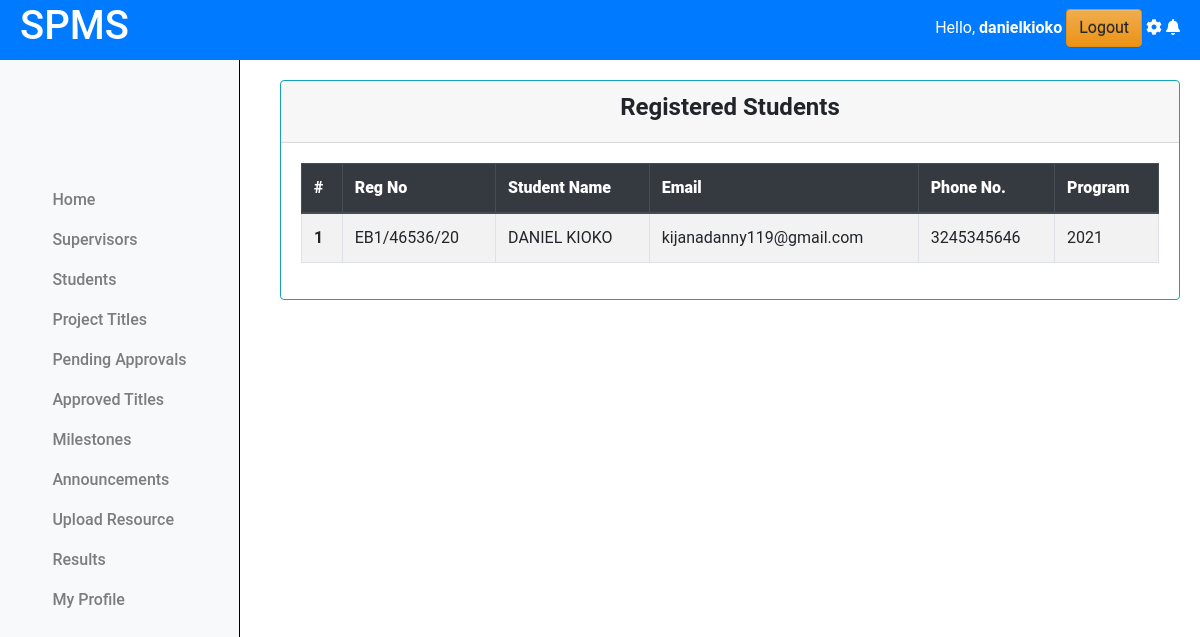
The page /registered_students/ (signed in) on the database its author committed.
### projectsApp/models.py (models this page shows, shortened)
class Coordinator(AbstractUser):
    pass

class Student(models.Model):
    regno = models.CharField(max_length=255, unique=True)
    email = models.EmailField(max_length=255, unique=True)
    name = models.CharField(max_length=255)
    phone_number = models.IntegerField(null=True, blank=True)
    intake_year = models.PositiveSmallIntegerField(default=2024)
    password = models.CharField(max_length=128, null=False, blank=False)
    user_id = models.AutoField(primary_key=True)
    last_login = models.DateTimeField(blank=True, null=True)
    USERNAME_FIELD = 'email'
    REQUIRED_FIELDS = ['regno', 'name', 'phone_number']
    class Meta:
        db_table = "students"

### projectsApp/AccessControl.py (the view)
    @login_required
    def wrapper(request, *args, **kwargs):
        if not isinstance(request.user, Coordinator):
            return redirect('cordinator_login')
        return function(request, *args, **kwargs)

### projectsApp/AccessControl.py (called while the page is built)
def coordinator_required(function):
    @login_required
    def wrapper(request, *args, **kwargs):
        if not isinstance(request.user, Coordinator):
            return redirect('cordinator_login')
        return function(request, *args, **kwargs)
    return wrapper

### projectsApp/views.py (called while the page is built)
@coordinator_required
def reg_students(request):
    students = Student.objects.all().order_by('regno')
    for i, student in enumerate(students):
        student.index = i + 1
    context = {'students':students}
    return render(request, 'cordinator/students.html', context)

### projectsApp/templates/cordinator/students.html
{% extends 'base.html' %}
{% load static %}
{% block content %}
{% include 'column1_cord.html' %}
<div class="content">
    <div class="container-fluid">
        <div class="row">
            <div class="card border-info">
                <div class="card-header text-center">
                    <h4><b>Registered Students</b></h4>
                </div>
                <div class="card-body">
                    <table class="table table-bordered table-hover  table-striped border-info">
                        <thead class="thead-dark">
                            <tr>
                                <th scope="col"><b>#</b></b></th>
                                <th scope="col"><b>Reg No</b></th>
                                <th scope="col"><b>Student Name</b></th>
                                <th scope="col"><b>Email</b></th>
                                <th scope="col"><b>Phone No.</b></th>
                                <th scope="col"><b>Program</b></th>
                            </tr>
                        </thead>
                        <tbody>
                            {% for student in students %}
                                <tr>
                                    <th scope="row">{{student.index}}</th>
                                    <td>{{student.regno}}</td>
                                    <td>{{student.name}}</td>
                                    <td>{{student.email}}</td>
                                    <td>{{student.phone_number}}</td>
                                    <td>{{student.intake_year}}</td>
                                </tr>
                            {% endfor %}
                        </tbody>
                    </table>
                </div>
            </div>
        </div>
    </div>
</div>
<link rel="stylesheet" href="{% static 'css/mystudents.css' %}">
{% endblock %}

### projectsApp/templates/base.html (shortened to what this page needs)
{% load static %}
<!doctype html>
<html class="no-js h-100" lang="en">
  <head>
    <link href="https://use.fontawesome.com/releases/v5.0.6/css/all.css" rel="stylesheet">
    <link href="https://stackpath.bootstrapcdn.com/bootstrap/4.5.2/css/bootstrap.min.css" rel="stylesheet">
    <link rel="stylesheet" href="https://cdn.jsdelivr.net/npm/bootstrap@3.3.7/dist/css/bootstrap-theme.min.css">
</head>
<body>
    <header>
        <div class="left">
            <h1>SPMS</h1>
        </div>
        <div class="right">
            <span class="username mb-3">
                Hello,
                <strong>
                    {% if request.user.is_authenticated %}
                        {% if request.user.is_staff %}  {{ request.user.username }}  {% else %}
                            {{ request.user.name }}  {% endif %}
                    {% else %}
                    Guest
                    {% endif %}
                </strong>
            </span>
            <a href="{% url 'logout' %}" class="btn btn-warning">Logout</a>
            <i class="fas fa-cog mb-3"></i>
            <i class="fas fa-bell mb-3"></i>
        </div>
    </header>
    {% block content %}
    {% endblock %}

### projectsApp/static/css/mystudents.css (style rules this page uses)
.content { margin-left: 250px; padding: 20px; margin-top: 60px; }
.card { width: 100%; margin-left: 10px; }

### projectsApp/templates/base.html (style rules this page uses)
body { font-family: 'Roboto', sans-serif; margin: 0; padding: 0; }
header { background-color: #007BFF; color: white; display: flex; justify-content: space-between; align-items: center; text-align: center; padding: 10px 20px; z-index: 20; position: fixed; top: 0; left: 0; width: 100%; height: 60px; }
header .left { display: flex; align-items: center; }

### rows shown on the page
Coordinator: user.username "danielkioko"
Student: index "1", regno "EB1/46536/20", name "DANIEL KIOKO", email "kijanadanny119@gmail.com", phone_number "3245345646", intake_year "2021"
